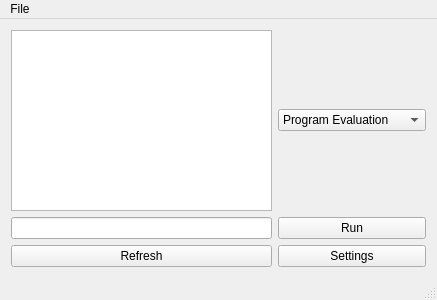
<?xml version="1.0" encoding="UTF-8"?>
<ui version="4.0">
 <class>MainWindow</class>
 <widget class="QMainWindow" name="MainWindow">
  <property name="geometry">
   <rect>
    <x>0</x>
    <y>0</y>
    <width>437</width>
    <height>300</height>
   </rect>
  </property>
  <property name="windowTitle">
   <string>terminal_advisor</string>
  </property>
  <widget class="QWidget" name="centralWidget">
   <layout class="QGridLayout" name="gridLayout">
    <item row="1" column="0">
     <widget class="QLineEdit" name="line_edit_advisee"/>
    </item>
    <item row="0" column="0">
     <widget class="QListWidget" name="list_advisees"/>
    </item>
    <item row="0" column="3">
     <widget class="QComboBox" name="combo_action">
      <item>
       <property name="text">
        <string>Program Evaluation</string>
       </property>
      </item>
      <item>
       <property name="text">
        <string>Remove Advisor Hold</string>
       </property>
      </item>
     </widget>
    </item>
    <item row="1" column="3">
     <widget class="QPushButton" name="button_run">
      <property name="text">
       <string>Run</string>
      </property>
     </widget>
    </item>
    <item row="6" column="0">
     <widget class="QPushButton" name="button_refresh">
      <property name="text">
       <string>Refresh</string>
      </property>
     </widget>
    </item>
    <item row="0" column="2">
     <layout class="QVBoxLayout" name="verticalLayout"/>
    </item>
    <item row="6" column="3">
     <widget class="QPushButton" name="button_settings">
      <property name="text">
       <string>Settings</string>
      </property>
     </widget>
    </item>
   </layout>
  </widget>
  <widget class="QStatusBar" name="status_bar"/>
  <widget class="QMenuBar" name="menu_bar">
   <property name="geometry">
    <rect>
     <x>0</x>
     <y>0</y>
     <width>437</width>
     <height>22</height>
    </rect>
   </property>
   <widget class="QMenu" name="menuFile">
    <property name="title">
     <string>File</string>
    </property>
    <addaction name="action_settings"/>
    <addaction name="action_edit"/>
   </widget>
   <addaction name="menuFile"/>
  </widget>
  <action name="action_settings">
   <property name="text">
    <string>Settings</string>
   </property>
  </action>
  <action name="action_edit">
   <property name="text">
    <string>Exit</string>
   </property>
  </action>
  <action name="actionLogin">
   <property name="text">
    <string>Login</string>
   </property>
  </action>
 </widget>
 <layoutdefault spacing="6" margin="11"/>
 <resources/>
 <connections/>
</ui>
